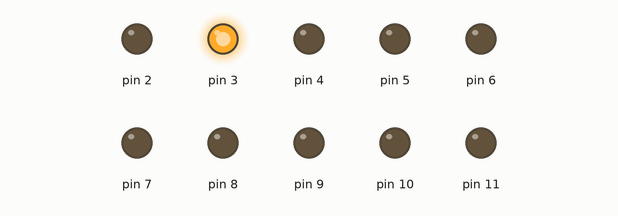
This sketch was run on a simulated Arduino Uno, built with avr-gcc and run on an emulated ATmega328P. Shown: output pins drawn as LEDs (lit = HIGH). Random numbers use the default seed unless the sketch sets one.

Above: at 0.1 s.
At 5.88 s:
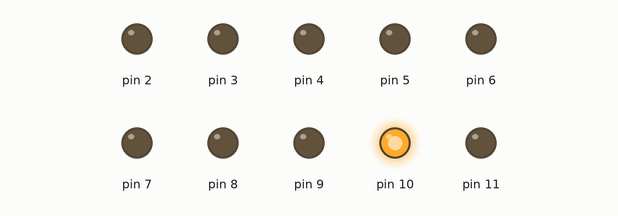
At 10.21 s:
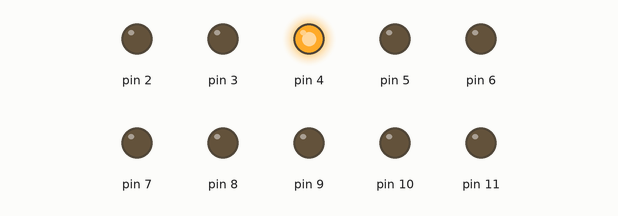
At 20.0 s:
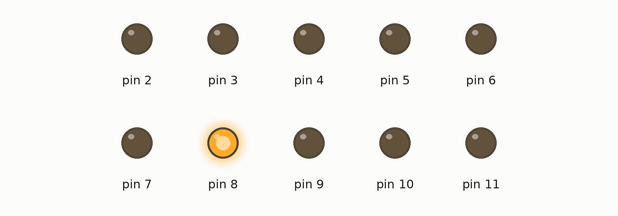
At 29.27 s:
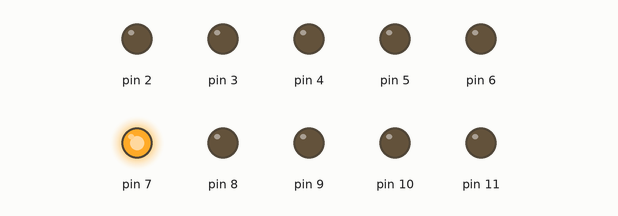
At 39.82 s:
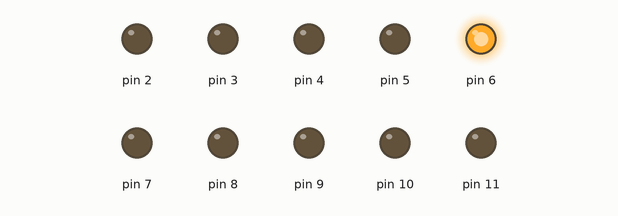
Timing chart, 0 to 40.0 s (numbered marks = the images above):
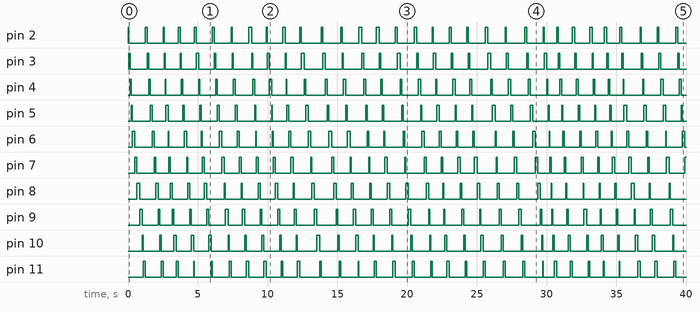

Measured:
- by itself, pin 3: LOW → HIGH at 0.06 s, → LOW 0.10 s later, → HIGH 1.2 s later, → LOW 0.12 s later, … (64 changes in this stretch)
- by itself, pin 6: LOW → HIGH at 0.29 s, → LOW 0.18 s later, → HIGH 1.3 s later, → LOW 0.14 s later, … (64 changes in this stretch)
- by itself, pin 7: LOW → HIGH at 0.47 s, → LOW 0.17 s later, → HIGH 1.2 s later, → LOW 0.10 s later, … (63 changes in this stretch)
- by itself, pin 8: LOW → HIGH at 0.64 s, → LOW 0.19 s later, → HIGH 1.1 s later, → LOW 0.18 s later, … (62 changes in this stretch)
- by itself, pin 9: LOW → HIGH at 0.83 s, → LOW 0.18 s later, → HIGH 1.1 s later, → LOW 0.13 s later, … (62 changes in this stretch)
- by itself, pin 11: LOW → HIGH at 1.1 s, → LOW 0.16 s later, → HIGH 1.1 s later, → LOW 0.16 s later, … (62 changes in this stretch)

The sketch:

amazing_gogo4.ino
```cpp
const int n = 10;    // Set the number of LEDs in the array
int leds[n];         // Create an array of n LEDs

void setup() {
  for (int i = 0; i < n; i++) {   // Iterate through the array
    leds[i] = i + 2;              // Assign the pin number to each LED
    pinMode(leds[i], OUTPUT);    // Set the pin as output
  }
}

void loop() {
  for (int i = 0; i < n; i++) {   // Iterate through the array
    digitalWrite(leds[i], HIGH); // Turn on the current LED
    delay(random(50, 200));      // Delay for a random amount of time
    digitalWrite(leds[i], LOW);  // Turn off the current LED
  }
}
```
